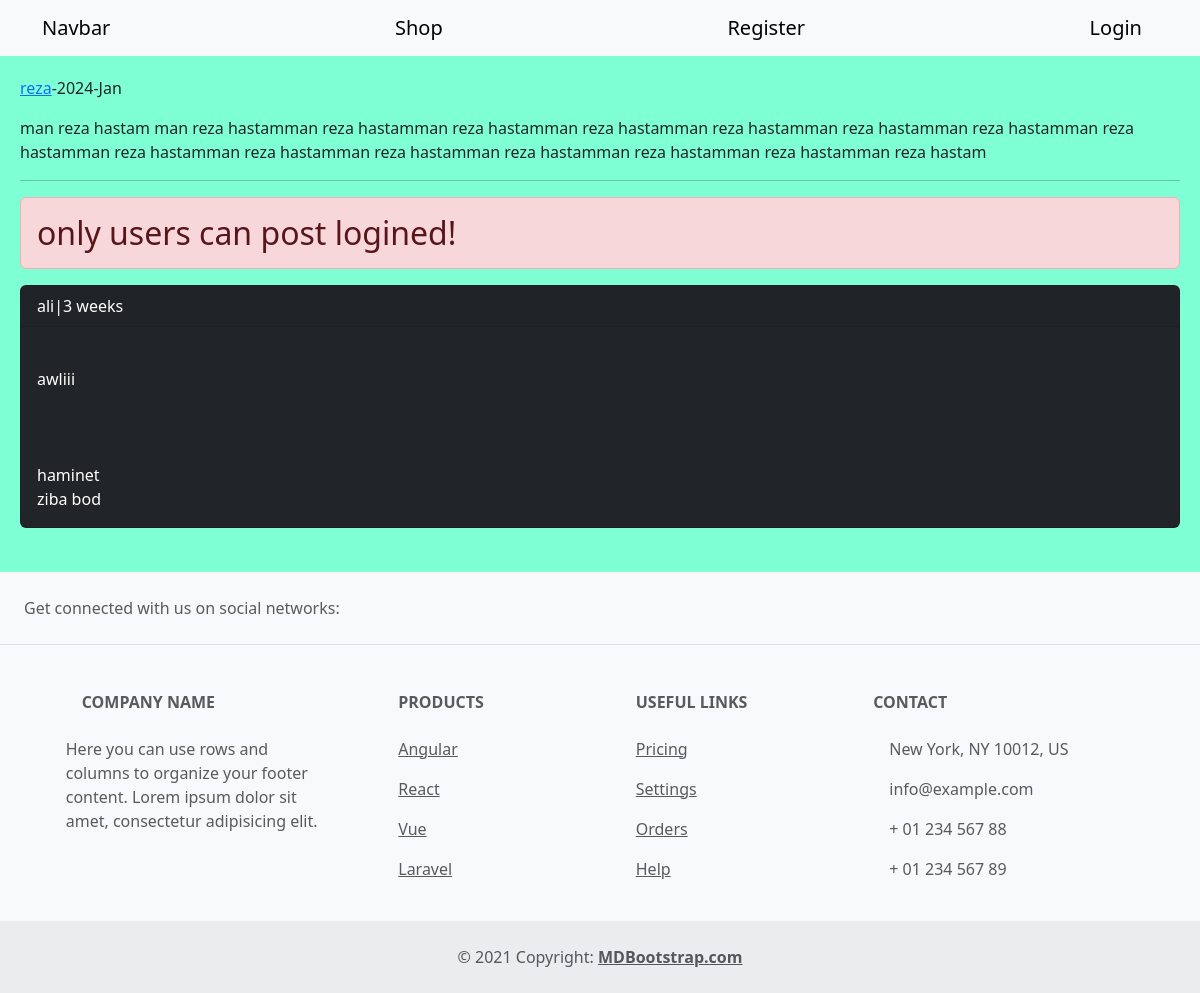
Page /post/4/man-reza-hastam-man-reza-hastamman-reza-hastamman/ on the committed database.
### home/models.py (models this page shows, shortened)
class Post(models.Model):
    user = models.ForeignKey(User, on_delete=models.CASCADE, related_name='posts')
    body = models.TextField()
    slug = models.SlugField()
    created = models.DateField(auto_now_add=True)
    update = models.DateField(auto_now=True)
    class Meta:
        ordering = ('body',)

class Comment(models.Model):
    user = models.ForeignKey(User, on_delete=models.CASCADE, related_name='user_comments')
    post = models.ForeignKey(Post, on_delete=models.CASCADE, related_name='post_comments')
    reply = models.ForeignKey('self', on_delete=models.CASCADE, related_name='reply_comments', blank=True, null=True)
    is_reply = models.BooleanField(default=False)
    body = models.TextField(max_length=100)
    created = models.DateField(auto_now_add=True)

### home/views.py (the view, shortened to what this page needs)
# urls.py: path('post/<int:post_id>/<slug:post_slug>/', views.PostDetailView.as_view(), name='post_detail'),
class PostDetailView(View):
    form_class = CommentCreateForm
    form_class_reply = CommentReplyForm
    def setup(self, request, *args, **kwargs):
        self.post_instance = get_object_or_404(Post, pk=kwargs['post_id'], slug=kwargs['post_slug'])
        return super().setup(request, *args, **kwargs)
    def get(self, request, *args, **kwargs):
        comments = self.post_instance.post_comments.filter(is_reply=False)
        return render(request, 'home/detail.html',
                      {'post': self.post_instance, 'comments': comments, 'form': self.form_class,
                       'reply_form': self.form_class_reply})

### home/templates/home/detail.html (shortened to what this page needs)
{% extends 'base.html' %}
{% block content %}
<p><a href="{% url 'account:user_profile' post.user.id %}">{{ post.user.username }}</a>-{{ post.update|date:"Y-M"}}</p>
<p>{{ post.body }}</p><hr>
{% if request.user.is_authenticated %}
    <a class="btn btn-primary" href="{% url 'home:post_like' post.id %}">LIKE {{ post.likes_count }}</a>
    <form action="" method="post">
    {% csrf_token %}
    {{ form.as_p }}
    <input type="submit" value="SEND">
    </form><br>
{% else %}
    <h2 class="alert alert-danger">only users can post logined!</h2>
{% endif %}
{% for comment in comments %}
    <div class="card bg-dark text-white">
        <p class="card-header">{{ comment.user }}|{{ comment.created|timesince }}</p><br>
        <p class="card-body">{{ comment.body }}</p><br>
        {% with replies=comment.reply_comments.all %}
        {% for reply in replies%}
            <p class="br-info p-2 m-2">{{ reply.user }}<br>{{ reply.body }}</p>
        {% endfor %}
        {% endwith %}
    </div><br>
{% empty %}
    <p class="bg-dark text-white">no comment yet</p>
{% endfor %}
{% endblock %}

### rows in the picture
Post: user.username "reza", update "2024-Jan", body "man reza hastam man reza hastamman reza hastamman reza hastamman reza hastamman reza hastamman reza hastamman reza hastamman reza hastamman reza hastamman reza hastamman reza hastamman reza hastamman reza hastamman reza hastamman reza hastam"
Comment: user "ali", created "3 weeks", body "awliii"
Comment: user "haminet", body "ziba bod"
